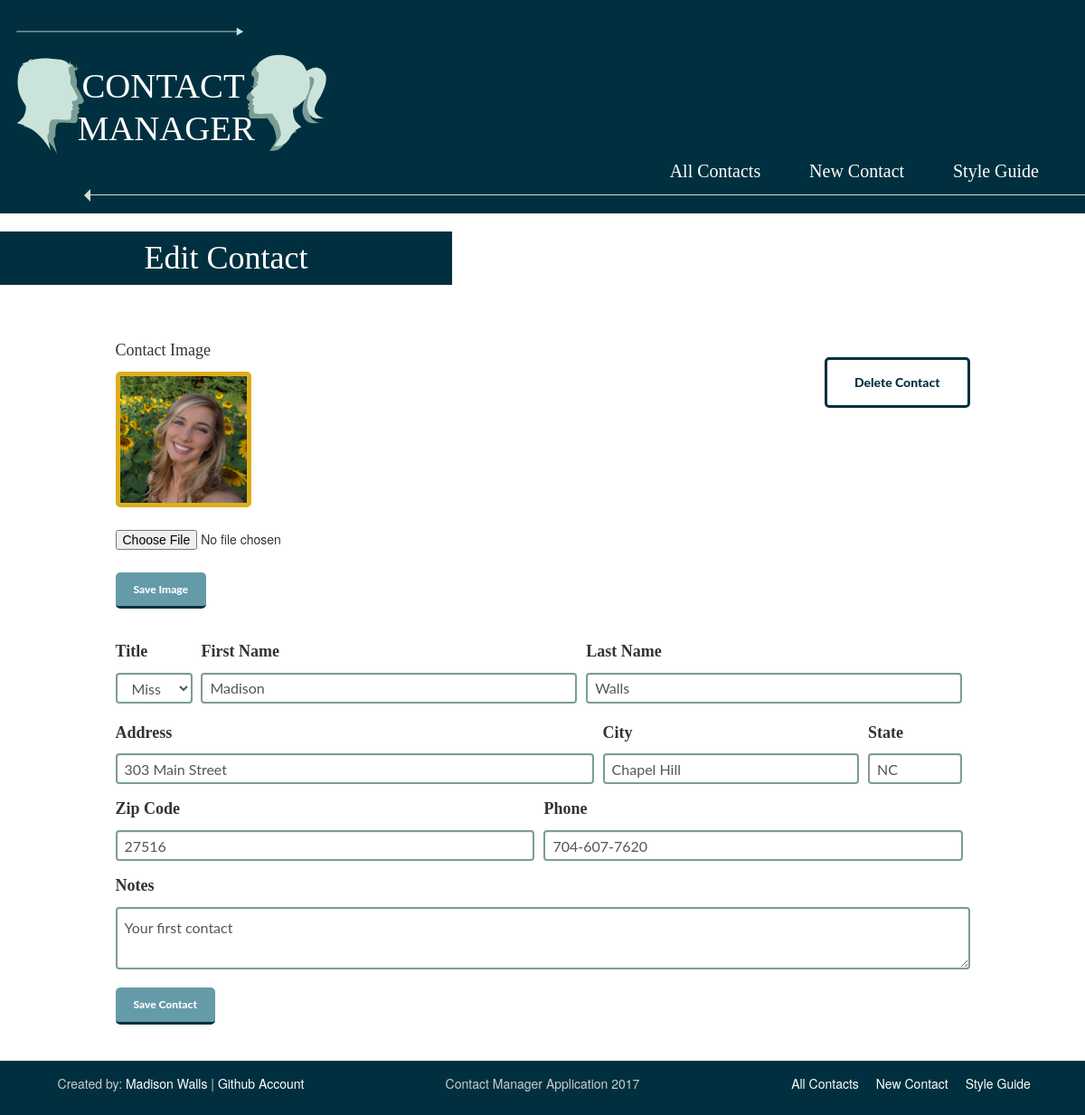
The page /edit.php?id=1 on the database its author committed.
### tables this page shows
CREATE TABLE `contacts` (
  `id` int(11) NOT NULL,
  `photo` text NOT NULL,
  `first` varchar(200) NOT NULL,
  `last` varchar(200) NOT NULL,
  `title` varchar(200) NOT NULL,
  `address` varchar(200) NOT NULL,
  `city` varchar(200) NOT NULL,
  `state` varchar(200) NOT NULL,
  `zip` varchar(200) NOT NULL,
  `phone` varchar(200) NOT NULL,
  `notes` text NOT NULL
);

### edit.php (the view, shortened to what this page needs)
<?php
  include 'header.php';
  $id = $_GET['id'];
  $stmt = $db->prepare('SELECT * from contacts WHERE id = :id LIMIT 1');
  $stmt->bindParam(':id', $id);
  $stmt->execute();
  $contact = $stmt->fetch(PDO::FETCH_ASSOC);
?>
<h1>Edit Contact</h1>
<div class="container">
  <div class="row">
    <div class="col-md-10 col-md-offset-1">
      <div class="hidden-xs">
        <a href="/delete.php?id=<?= $contact['id']; ?>" class="btn deleteButton pull-right">Delete Contact</a>
      </div>
      <p class="inputTitles">Contact Image</p>
        <form action="upload.php" method="POST" enctype="multipart/form-data"  class="imageChange">
            <?php
            if ($contact['photo'] !== '') {
                echo "<img src='uploads/";  echo $contact['photo']; echo "' width='150px' height='auto'>";
            } else {
                echo "<img class='yellowMan' src='uploads/picIcon.png' width='150px' height='auto'>";
            }
            ?>
          <input class="fileSelection" type="file" name="photo" id="photo"/>
          <input class="regularButton imageSave" type="submit" value="Save Image" name="submit">
      </form>
      <form method="POST" action="/update.php">
        <div class="form-group title">
          <label for="contact_title"><p class="inputTitles">Title</p></label>
          <select name="title" id="contact_title" class="form-control selectInputEdit">
            <option value="Miss"<?= ($contact['title'] == 'Miss') ? ' selected' : '' ?>>Miss</option>
          </select>
        </div>
        <div class="form-group firstname">
          <label for="contact_first"><p class="inputTitles">First Name</p></label>
          <input class="form-control inputField" type="text" name="first" id="contact_first" value="<?= $contact['first']; ?>" />
        </div>
        <div class="form-group lastname">
          <label for="contact_last"><p class="inputTitles">Last Name</p></label>
          <input class="form-control inputField" type="text" name="last" id="contact_last" value="<?= $contact['last']; ?>" />
        </div>
        <div class="form-group address">
          <label for="contact_address"><p class="inputTitles">Address</p></label>
          <input class="form-control inputField" type="text" name="address" id="contact_address" value="<?= $contact['address']; ?>" />
        </div>
        <div class="form-group city">
          <label for="contact_city"><p class="inputTitles">City</p></label>
          <input class="form-control inputField" type="text" name="city" id="contact_city" value="<?= $contact['city']; ?>" />
        </div>
        <div class="form-group state">
          <label for="contact_state"><p class="inputTitles">State</p></label>
          <input class="form-control inputField" type="text" name="state" id="contact_state" value="<?= $contact['state']; ?>" />
        </div>
        <div class="form-group zipcode">
          <label for="zip"><p class="inputTitles">Zip Code</p></label>
          <input class="form-control inputField" type="text" name="zip" id="contact_zip" value="<?= $contact['zip']; ?>" />
        </div>
        <div class="form-group phone">
          <label for="phone"><p class="inputTitles">Phone</p></label>
          <input class="form-control inputField" type="text" name="phone" id="contact_phone" value="<?= $contact['phone']; ?>" />
        </div>
        <div class="form-group notes">
          <label for="notes"><p class="inputTitles">Notes</p></label>
          <textarea class="form-control textareaInput" type="textarea" name="notes" id="contact_notes" ><?= $contact['notes']; ?></textarea>
        </div>
        <button class="btn regularButton">Save Contact</button>
        </div>
    </div>
  </div>
<?php include 'footer.php'; ?>

### css/style.css (style rules this page uses)
h1 { color: #ffffff; background-color: #00303f; font-family: Lato-thin; font-weight: lighter; padding: 10px; max-width: 500px; text-align: center; margin-bottom: 60px; }
.title { width: 9%; display: inline-block; margin-right: 6px; vertical-align: top; }
.firstname { width: 44%; display: inline-block; margin-right: 6px; vertical-align: top; }
.lastname { width: 44%; display: inline-block; vertical-align: top; }
.address { width: 56%; display: inline-block; margin-right: 6px; }
.city { width: 30%; display: inline-block; margin-right: 6px; }
.state { width: 11%; display: inline-block; }
.zipcode { width: 49%; display: inline-block; margin-right: 7px; }
.phone { width: 49%; display: inline-block; }
.inputTitles { font-family: Lato-Bold; font-size: 18px; margin-bottom: 0px; }
.regularButton, .regularButtonCreate { border: none; background-color: #659ba8; color: #ffffff; padding: 10px 20px; border-radius: 5px; font-family: Lato; font-size: 12px; font-weight: 800; border-bottom: 3px solid #00303f; display: block; margin-top: 20px; }
.deleteButton { border: none; background-color: #ffffff; color: #00303f; border-radius: 5px; font-family: Lato; font-size: 14px; font-weight: 800; border: 3px solid #00303f; padding: 15px 30px; display: block; margin-top: 20px; }
.inputField { padding: 10px 50px 10px 8px; font-family: Lato; font-size: 16px; border: 2px solid #7A9D96; border-radius: 4px; margin-top: 5px; }
.textareaInput { font-family: Lato; font-size: 16px; display: block; border: 2px solid #7A9D96; border-radius: 4px; margin-top: 5px; width: 100%; height: 100px; padding: 10px 8px; }
.selectInputEdit { font-family: Lato; font-size: 16px; display: block; border: 2px solid #7A9D96; border-radius: 4px; margin: 5px 0px; }
.imageChange { display: inline-block; max-width: 200px; padding: 10px 0px 10px 0px; margin-bottom: 25px; border-radius: 4px; }
.imageChange img { border-radius: 5px; margin-bottom: 10px; border: 5px solid #DCAE1D; }
.imageSave { margin-top: 10px; }
input[type=file] { padding: 15px 0px; }

### rows shown on the page
contacts: photo (placeholder picture), title "Miss", first "Madison", last "Walls", address "303 Main Street", city "Chapel Hill", state "NC", zip "27516", phone "704-607-7620", notes "Your first contact"
